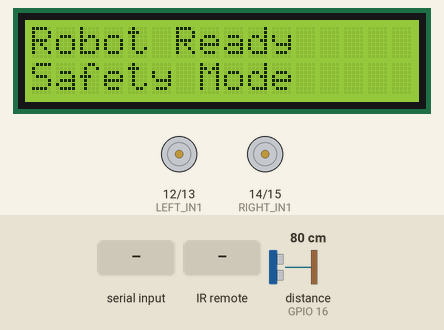
Recording of a sketch running on a simulated ESP32. Shown: 16×2 character LCD, motor-driver pin pairs drawn as motors (green arrow = first pin HIGH = forward, orange = second pin HIGH = backward, longer = more drive). Wiring (inferred from the names in the program): ultrasonic range finder: trigger GPIO 4; echo GPIO 16; 2 × IR receiver: data GPIO 1 / data GPIO 3. Inputs (shaded band) come from the test bench; at power-on: distance to the obstacle (sensor on GPIO 16) 80 cm. The echo pulse lasts 58.3 µs per cm; WiFi joins after 1.5 s; servers stay silent unless stated; the camera gives no picture; what the sketch prints to the serial monitor is not drawn.

Above: at 4.6 s.
4.7 s: distance to the obstacle (sensor on GPIO 16) set to 23 cm
6.2 s: distance to the obstacle (sensor on GPIO 16) set to 19 cm
At 6.9 s:
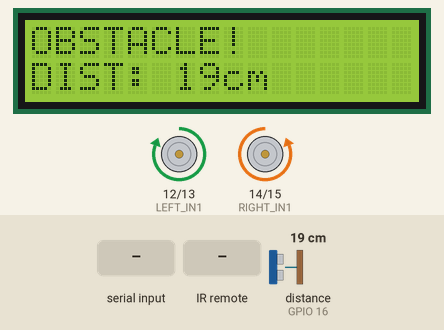
9.2 s: "HELMET:1\n" received over Serial
11.5 s: distance to the obstacle (sensor on GPIO 16) set to 2 cm
At 13.35 s:
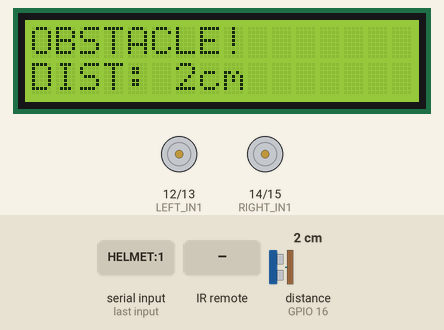
14.1 s: distance to the obstacle (sensor on GPIO 16) set to 35 cm
At 15.6 s:
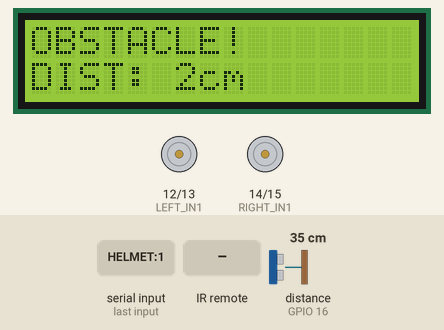
15.9 s: infrared code 0x1312D00 received
At 17.0 s:
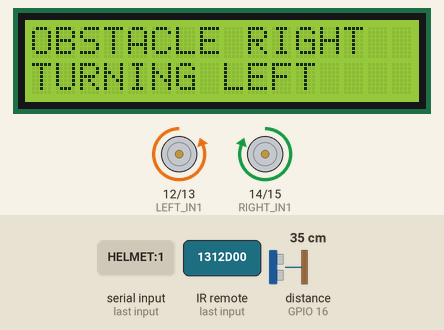
Timing chart, 0 to 18.4 s (numbered marks = the images above; inputs shaded):
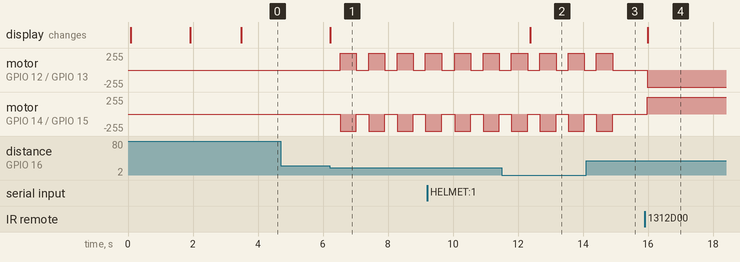

The sketch:

construction_safety_robot.ino
```cpp
#include "esp_camera.h"
#include <WiFi.h>
#include <WebServer.h>
#include <Wire.h>
#include <LiquidCrystal_I2C.h>

// ============================================================
// WIFI
// ============================================================

const char* ssid = "YOUR_WIFI_NAME";
const char* password = "YOUR_WIFI_PASSWORD";

WebServer server(80);

// ============================================================
// LCD
// ============================================================

LiquidCrystal_I2C lcd(0x27, 16, 2);

// ============================================================
// ESP32-CAM AI THINKER CAMERA PINS
// ============================================================

#define PWDN_GPIO_NUM     32
#define RESET_GPIO_NUM    -1
#define XCLK_GPIO_NUM      0
#define SIOD_GPIO_NUM     26
#define SIOC_GPIO_NUM     27

#define Y9_GPIO_NUM       35
#define Y8_GPIO_NUM       34
#define Y7_GPIO_NUM       39
#define Y6_GPIO_NUM       36
#define Y5_GPIO_NUM       21
#define Y4_GPIO_NUM       19
#define Y3_GPIO_NUM       18
#define Y2_GPIO_NUM        5
#define VSYNC_GPIO_NUM    25
#define HREF_GPIO_NUM     23
#define PCLK_GPIO_NUM     22

// ============================================================
// MOTOR DRIVER
// ============================================================

#define LEFT_IN1   12
#define LEFT_IN2   13

#define RIGHT_IN1  14
#define RIGHT_IN2  15

// ============================================================
// IR OBSTACLE SENSORS
// ============================================================

// Change these according to your actual wiring.

#define IR_LEFT   1
#define IR_RIGHT  3

// Most IR obstacle modules output LOW when an obstacle
// is detected.

#define OBSTACLE_DETECTED LOW

// ============================================================
// ULTRASONIC SENSOR
// ============================================================

#define TRIG_PIN 4
#define ECHO_PIN 16

const int MIN_DISTANCE = 20;   // cm

// ============================================================
// SAFETY STATUS
// ============================================================

bool helmetDetected = false;
bool barricadeDetected = false;

String safetyStatus = "NORMAL";

bool automaticMode = true;

// ============================================================
// LCD FUNCTION
// ============================================================

void showLCD(String line1, String line2)
{
  lcd.clear();

  lcd.setCursor(0, 0);
  lcd.print(line1.substring(0, 16));

  lcd.setCursor(0, 1);
  lcd.print(line2.substring(0, 16));
}

// ============================================================
// MOTOR STOP
// ============================================================

void stopMotors()
{
  digitalWrite(LEFT_IN1, LOW);
  digitalWrite(LEFT_IN2, LOW);

  digitalWrite(RIGHT_IN1, LOW);
  digitalWrite(RIGHT_IN2, LOW);
}

// ============================================================
// FORWARD
// ============================================================

void moveForward()
{
  digitalWrite(LEFT_IN1, HIGH);
  digitalWrite(LEFT_IN2, LOW);

  digitalWrite(RIGHT_IN1, HIGH);
  digitalWrite(RIGHT_IN2, LOW);
}

// ============================================================
// BACKWARD
// ============================================================

void moveBackward()
{
  digitalWrite(LEFT_IN1, LOW);
  digitalWrite(LEFT_IN2, HIGH);

  digitalWrite(RIGHT_IN1, LOW);
  digitalWrite(RIGHT_IN2, HIGH);
}

// ============================================================
// LEFT
// ============================================================

void turnLeft()
{
  digitalWrite(LEFT_IN1, LOW);
  digitalWrite(LEFT_IN2, HIGH);

  digitalWrite(RIGHT_IN1, HIGH);
  digitalWrite(RIGHT_IN2, LOW);
}

// ============================================================
// RIGHT
// ============================================================

void turnRight()
{
  digitalWrite(LEFT_IN1, HIGH);
  digitalWrite(LEFT_IN2, LOW);

  digitalWrite(RIGHT_IN1, LOW);
  digitalWrite(RIGHT_IN2, HIGH);
}

// ============================================================
// ULTRASONIC DISTANCE
// ============================================================

long getDistance()
{
  digitalWrite(TRIG_PIN, LOW);
  delayMicroseconds(2);

  digitalWrite(TRIG_PIN, HIGH);
  delayMicroseconds(10);

  digitalWrite(TRIG_PIN, LOW);

  long duration = pulseIn(ECHO_PIN, HIGH, 30000);

  if (duration == 0)
  {
    return 999;
  }

  long distance = duration * 0.0343 / 2;

  return distance;
}

// ============================================================
// IR SENSOR CHECK
// ============================================================

bool leftObstacle()
{
  return digitalRead(IR_LEFT) == OBSTACLE_DETECTED;
}

bool rightObstacle()
{
  return digitalRead(IR_RIGHT) == OBSTACLE_DETECTED;
}

// ============================================================
// OBSTACLE AVOIDANCE
// ============================================================

void automaticObstacleAvoidance()
{
  bool leftBlocked = leftObstacle();
  bool rightBlocked = rightObstacle();

  long distance = getDistance();

  if (distance < MIN_DISTANCE)
  {
    stopMotors();

    showLCD("OBSTACLE!", "DIST: " + String(distance) + "cm");

    delay(300);

    if (!rightBlocked)
    {
      turnRight();
      delay(500);
      stopMotors();
    }
    else if (!leftBlocked)
    {
      turnLeft();
      delay(500);
      stopMotors();
    }
    else
    {
      moveBackward();
      delay(500);
      stopMotors();
    }

    return;
  }

  if (leftBlocked && rightBlocked)
  {
    stopMotors();
    showLCD("OBSTACLE!", "LEFT + RIGHT");
    return;
  }

  if (leftBlocked)
  {
    turnRight();
    showLCD("OBSTACLE LEFT", "TURNING RIGHT");
    return;
  }

  if (rightBlocked)
  {
    turnLeft();
    showLCD("OBSTACLE RIGHT", "TURNING LEFT");
    return;
  }
}

// ============================================================
// SAFETY DECISION
// ============================================================

void updateSafetyStatus()
{
  if (!helmetDetected)
  {
    safetyStatus = "NO HELMET";
  }
  else if (!barricadeDetected)
  {
    safetyStatus = "NO BARRICADE";
  }
  else
  {
    safetyStatus = "NORMAL";
  }

  showLCD("SAFETY STATUS", safetyStatus);
}

// ============================================================
// AI SERIAL COMMAND
// ============================================================
//
// The external AI system can send:
//
// HELMET:1
// HELMET:0
// BARRICADE:1
// BARRICADE:0
//
// Example:
//
// HELMET:1
// BARRICADE:1
//
// ============================================================

void processAICommand(String command)
{
  command.trim();

  if (command == "HELMET:1")
  {
    helmetDetected = true;
  }

  else if (command == "HELMET:0")
  {
    helmetDetected = false;
  }

  else if (command == "BARRICADE:1")
  {
    barricadeDetected = true;
  }

  else if (command == "BARRICADE:0")
  {
    barricadeDetected = false;
  }

  updateSafetyStatus();

  Serial.print("Helmet: ");
  Serial.println(helmetDetected ? "DETECTED" : "NOT DETECTED");

  Serial.print("Barricade: ");
  Serial.println(barricadeDetected ? "DETECTED" : "NOT DETECTED");

  Serial.print("Safety: ");
  Serial.println(safetyStatus);
}

// ============================================================
// ROOT WEB PAGE
// ============================================================

void handleRoot()
{
  String html = R"rawliteral(

<!DOCTYPE html>

<html>

<head>

<meta name="viewport"
content="width=device-width, initial-scale=1">

<title>
Construction Safety Robot
</title>

<style>

body
{
    background:#111;
    color:white;
    font-family:Arial;
    text-align:center;
}

h1
{
    color:#ffcc00;
}

button
{
    width:120px;
    height:60px;
    margin:8px;
    font-size:16px;
    font-weight:bold;
    border-radius:10px;
    border:none;
}

.forward
{
    background:#2ecc71;
}

.backward
{
    background:#e74c3c;
}

.left
{
    background:#3498db;
}

.right
{
    background:#3498db;
}

.stop
{
    background:#f1c40f;
}

</style>

<script>

function command(cmd)
{
    fetch("/" + cmd);
}

</script>

</head>

<body>

<h1>
Construction Safety Robot
</h1>

<p>
Remote Robot Control
</p>

<button class="forward"
onclick="command('forward')">
FORWARD
</button>

<br>

<button class="left"
onclick="command('left')">
LEFT
</button>

<button class="stop"
onclick="command('stop')">
STOP
</button>

<button class="right"
onclick="command('right')">
RIGHT
</button>

<br>

<button class="backward"
onclick="command('backward')">
BACKWARD
</button>

<h2>
Safety Monitoring
</h2>

<p>
Helmet Detection
</p>

<p>
Barricade Detection
</p>

</body>

</html>

)rawliteral";

  server.send(200, "text/html", html);
}

// ============================================================
// WEB COMMANDS
// ============================================================

void handleForward()
{
  moveForward();

  server.send(
    200,
    "text/plain",
    "Moving Forward"
  );
}

void handleBackward()
{
  moveBackward();

  server.send(
    200,
    "text/plain",
    "Moving Backward"
  );
}

void handleLeft()
{
  turnLeft();

  server.send(
    200,
    "text/plain",
    "Turning Left"
  );
}

void handleRight()
{
  turnRight();

  server.send(
    200,
    "text/plain",
    "Turning Right"
  );
}

void handleStop()
{
  stopMotors();

  server.send(
    200,
    "text/plain",
    "Robot Stopped"
  );
}

// ============================================================
// CAMERA INITIALIZATION
// ============================================================

void startCamera()
{
  camera_config_t config;

  config.ledc_channel = LEDC_CHANNEL_0;
  config.ledc_timer = LEDC_TIMER_0;

  config.pin_d0 = Y2_GPIO_NUM;
  config.pin_d1 = Y3_GPIO_NUM;
  config.pin_d2 = Y4_GPIO_NUM;
  config.pin_d3 = Y5_GPIO_NUM;
  config.pin_d4 = Y6_GPIO_NUM;
  config.pin_d5 = Y7_GPIO_NUM;
  config.pin_d6 = Y8_GPIO_NUM;
  config.pin_d7 = Y9_GPIO_NUM;

  config.pin_xclk = XCLK_GPIO_NUM;
  config.pin_pclk = PCLK_GPIO_NUM;
  config.pin_vsync = VSYNC_GPIO_NUM;
  config.pin_href = HREF_GPIO_NUM;

  config.pin_sscb_sda = SIOD_GPIO_NUM;
  config.pin_sscb_scl = SIOC_GPIO_NUM;

  config.pin_pwdn = PWDN_GPIO_NUM;
  config.pin_reset = RESET_GPIO_NUM;

  config.xclk_freq_hz = 20000000;

  config.pixel_format = PIXFORMAT_JPEG;

  if (psramFound())
  {
    config.frame_size = FRAMESIZE_VGA;
    config.jpeg_quality = 10;
    config.fb_count = 2;
  }
  else
  {
    config.frame_size = FRAMESIZE_QVGA;
    config.jpeg_quality = 12;
    config.fb_count = 1;
  }

  esp_err_t error =
      esp_camera_init(&config);

  if (error != ESP_OK)
  {
    Serial.print(
      "Camera Error: 0x"
    );

    Serial.println(
      error,
      HEX
    );

    return;
  }

  Serial.println(
    "Camera initialized."
  );
}

// ============================================================
// SETUP
// ============================================================

void setup()
{
  Serial.begin(115200);

  // ---------------- MOTOR ----------------

  pinMode(
    LEFT_IN1,
    OUTPUT
  );

  pinMode(
    LEFT_IN2,
    OUTPUT
  );

  pinMode(
    RIGHT_IN1,
    OUTPUT
  );

  pinMode(
    RIGHT_IN2,
    OUTPUT
  );

  stopMotors();

  // ---------------- IR ----------------

  pinMode(
    IR_LEFT,
    INPUT
  );

  pinMode(
    IR_RIGHT,
    INPUT
  );

  // ---------------- ULTRASONIC ----------------

  pinMode(
    TRIG_PIN,
    OUTPUT
  );

  pinMode(
    ECHO_PIN,
    INPUT
  );

  // ---------------- LCD ----------------

  Wire.begin();

  lcd.init();

  lcd.backlight();

  showLCD(
    "Safety Robot",
    "Starting..."
  );

  delay(1500);

  // ---------------- CAMERA ----------------

  startCamera();

  // ---------------- WIFI ----------------

  WiFi.begin(
    ssid,
    password
  );

  showLCD(
    "Connecting WiFi",
    "Please wait..."
  );

  Serial.print(
    "Connecting to WiFi"
  );

  while (
    WiFi.status() != WL_CONNECTED
  )
  {
    delay(500);

    Serial.print(".");
  }

  Serial.println();

  Serial.println(
    "WiFi connected"
  );

  Serial.print(
    "IP Address: "
  );

  Serial.println(
    WiFi.localIP()
  );

  showLCD(
    "WiFi Connected",
    WiFi.localIP().toString()
  );

  // ---------------- WEB SERVER ----------------

  server.on(
    "/",
    handleRoot
  );

  server.on(
    "/forward",
    handleForward
  );

  server.on(
    "/backward",
    handleBackward
  );

  server.on(
    "/left",
    handleLeft
  );

  server.on(
    "/right",
    handleRight
  );

  server.on(
    "/stop",
    handleStop
  );

  server.begin();

  Serial.println(
    "Robot server started."
  );

  showLCD(
    "Robot Ready",
    "Safety Mode"
  );
}

// ============================================================
// LOOP
// ============================================================

void loop()
{
  server.handleClient();

  // ---------------------------------------------
  // Read AI commands from serial
  // ---------------------------------------------

  if (Serial.available())
  {
    String command =
      Serial.readStringUntil('\n');

    processAICommand(command);
  }

  // ---------------------------------------------
  // Automatic obstacle avoidance
  // ---------------------------------------------

  if (automaticMode)
  {
    automaticObstacleAvoidance();
  }

  delay(50);
}
```

Measured:
- the behaviour switches between 21 and 20 cm on distance to the obstacle (sensor on GPIO 16) (found by bisection; images 0 and 1)
- after the input at 4.7 s, every drawn part: stays the same
- after the input at 6.2 s, motor on GPIO 12 (LEFT_IN1) / GPIO 13 (LEFT_IN2): alternates forward 255/255 for 0.50 s and stopped for 0.37 s, starting after 0.33 s; motor on GPIO 14 (RIGHT_IN1) / GPIO 15 (RIGHT_IN2): alternates backward 255/255 for 0.50 s and stopped for 0.37 s, starting after 0.33 s; the display: changes at once (image 1)
- after the input at 11.5 s, the display: changes after 0.87 s (image 2)
- after the input at 14.1 s, motor on GPIO 12 (LEFT_IN1) / GPIO 13 (LEFT_IN2), motor on GPIO 14 (RIGHT_IN1) / GPIO 15 (RIGHT_IN2): goes on until 14.9 s, then stays stopped
- after the input at 15.9 s, motor on GPIO 12 (LEFT_IN1) / GPIO 13 (LEFT_IN2): stopped → backward 255/255 after 0.07 s; motor on GPIO 14 (RIGHT_IN1) / GPIO 15 (RIGHT_IN2): stopped → forward 255/255 after 0.07 s; the display: changes after 0.10 s (image 4)
